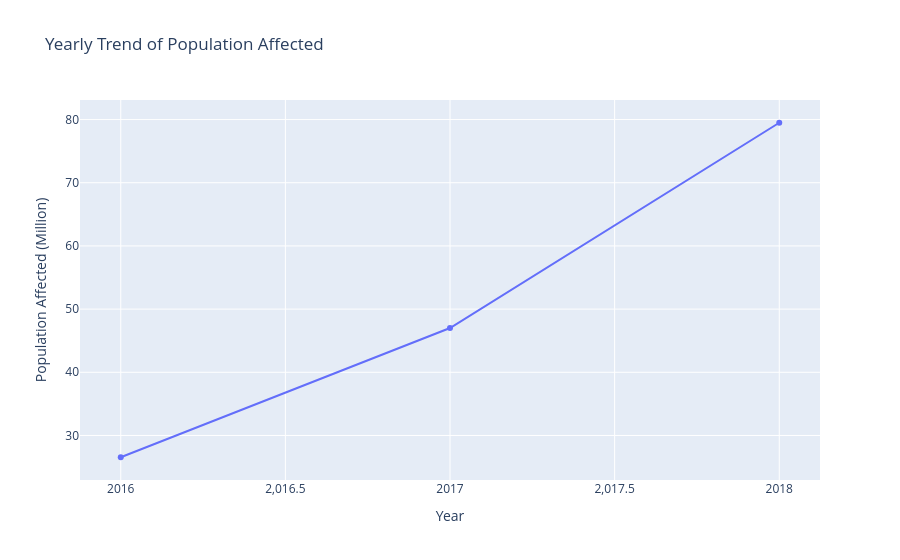

The notebook cell saved with this chart:
### Code cell
pop_year = df.groupby("Year")["Population Affected (Million)"].sum().reset_index()

fig = px.line(
    pop_year,
    x="Year",
    y="Population Affected (Million)",
    markers=True,
    title="Yearly Trend of Population Affected"
)
fig.show()

### Figure 1 — Plotly figure (JSON) as saved in the notebook; plotly's stock layout.template omitted (floating-point values rounded to 4 significant figures)
{"data": [{"hovertemplate": "Year=%{x}<br>Population Affected (Million)=%{y}<extra></extra>", "legendgroup": "", "line": {"color": "#636efa", "dash": "solid"}, "marker": {"symbol": "circle"}, "mode": "lines+markers", "name": "", "orientation": "v", "showlegend": false, "type": "scatter", "x": [2016, 2017, 2018], "xaxis": "x", "y": [26.55, 47.01, 79.49], "yaxis": "y"}], "layout": {"legend": {"tracegroupgap": 0}, "title": {"text": "Yearly Trend of Population Affected"}, "xaxis": {"anchor": "y", "domain": [0, 1], "title": {"text": "Year"}}, "yaxis": {"anchor": "x", "domain": [0, 1], "title": {"text": "Population Affected (Million)"}}}}
